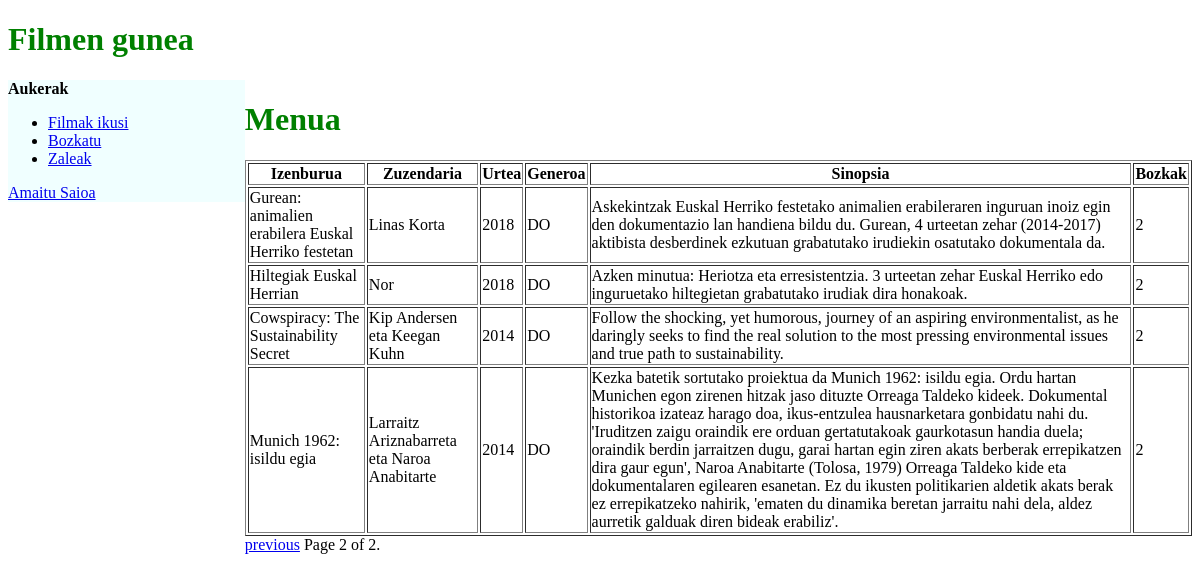
The app's page /filmakIkusi?page=2 (signed in), older data.
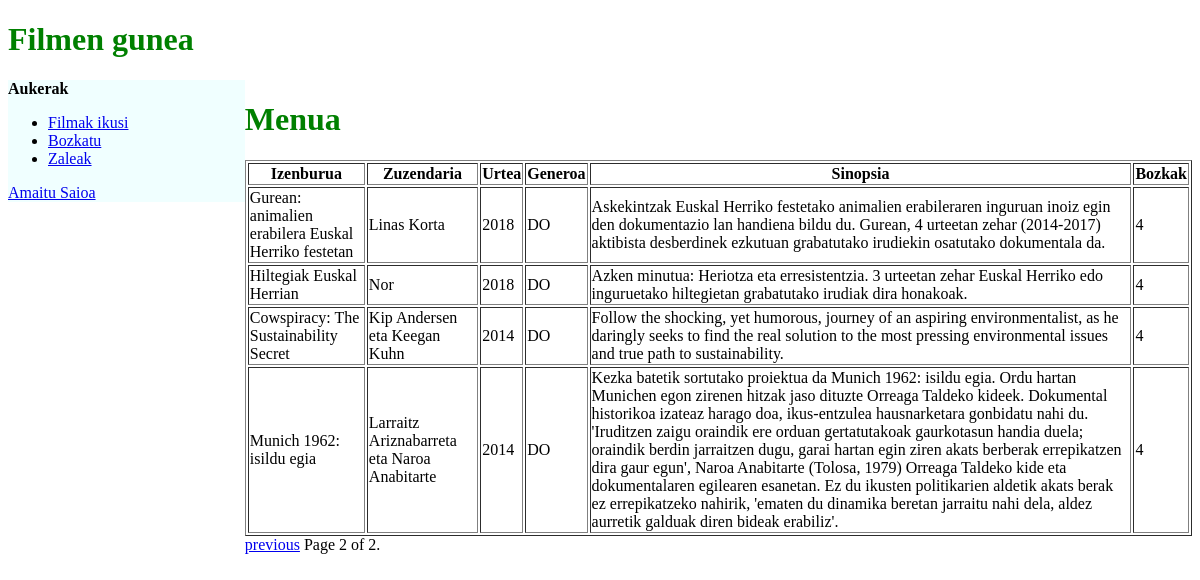
The same page, newer data.
### filmenGunea/models.py (models this page shows, shortened)
class Filma(models.Model):
	izenburua = models.CharField(max_length=100)
	zuzendaria = models.CharField(max_length=60)
	urtea = models.IntegerField()
	generoa = models.CharField(max_length=2)
	sinopsia = models.CharField(max_length=700)
	bozkak = models.IntegerField()

### filmenGunea/views.py (the view)
# urls.py: path('filmakIkusi', views.filmakIkusi, name='filmakIkusi'),
@login_required(login_url=login)
def filmakIkusi(request):
    filmak = Filma.objects.all()
    paginator = Paginator(filmak, 4) # Show 4 films per page
    page = request.GET.get('page')
    try:
        filmak = paginator.page(page)
    except PageNotAnInteger:
        filmak = paginator.page(1)
    except EmptyPage:
        filmak = paginator.page(paginator.num_pages)
    return render(request, 'filmenGunea/filmakIkusi.html', {'filmak': filmak})

### filmenGunea/templates/filmenGunea/filmakIkusi.html (shortened to what this page needs)
{% extends "./filmenAtalaTxantiloia.html" %}
{% block eskubi %}
    <h1 class="titulua">Menua</h1>
    <table border="1">
        <tr class="Goiburuak">
            <th>Izenburua</th>
            <th>Zuzendaria</th>
            <th>Urtea</th>
            <th>Generoa</th>
            <th>Sinopsia</th>
            <th>Bozkak</th>
        </tr>
        {% for i in filmak %}
        <tr>
            <td>{{i.izenburua}}</td>
            <td>{{i.zuzendaria}}</td>
            <td>{{i.urtea}}</td>
            <td>{{i.generoa}}</td>
            <td>{{i.sinopsia}}</td>
            <td>{{i.bozkak}}</td>
        </tr>
        {% endfor %}
    </table>
    <div class="pagination">
        <span class="step-links">
            {% if filmak.has_previous %}
                <a href="?page={{ filmak.previous_page_number }}">previous</a>
            {% endif %}
            <span class="current">
                Page {{ filmak.number }} of {{ filmak.paginator.num_pages }}.
            </span>
        </span>
    </div>
{% endblock %}

Row changes from the older to the newer data that the page shows:
changed Filma "Gurean: animalien erabilera Euskal Herriko festetan": bozkak "2" → "4"
changed Filma "Hiltegiak Euskal Herrian": bozkak "2" → "4"
changed Filma "Cowspiracy: The Sustainability Secret": bozkak "2" → "4"
changed Filma "Munich 1962: isildu egia": bozkak "2" → "4"
